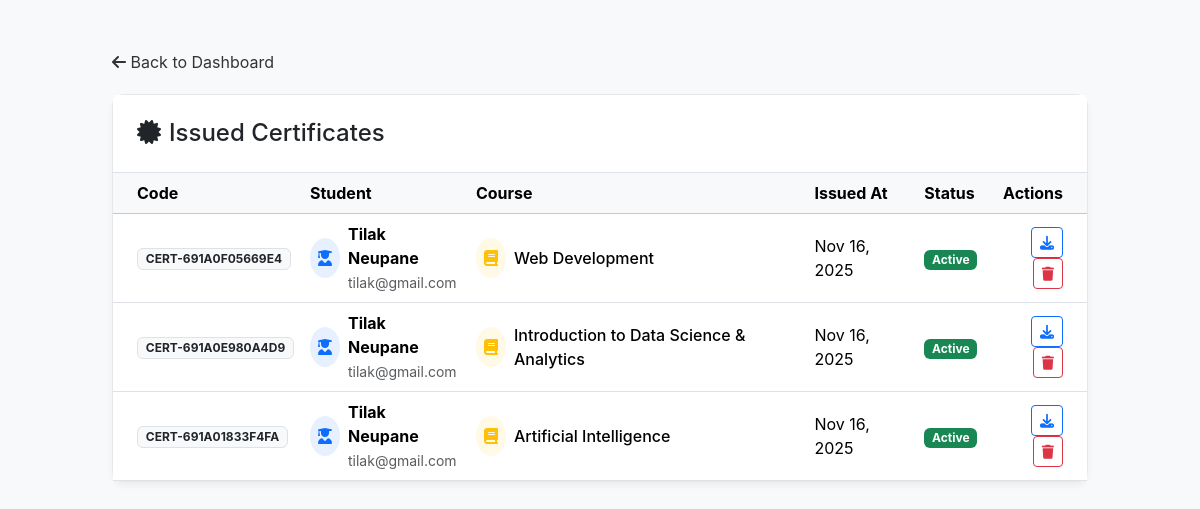
/Admin/certificates.php (signed in), run on the app's committed database.
### tables this page shows
CREATE TABLE `certificates` (
  `certificate_id` int(11) NOT NULL,
  `student_id` int(11) NOT NULL,
  `course_id` int(11) NOT NULL,
  `certificate_code` varchar(50) NOT NULL,
  `issued_at` timestamp NOT NULL DEFAULT current_timestamp(),
  `expires_at` timestamp NULL DEFAULT NULL,
  `status` enum('active','revoked') DEFAULT 'active'
);

CREATE TABLE `student` (
  `student_id` int(11) NOT NULL,
  `name` varchar(100) NOT NULL,
  `email` varchar(150) NOT NULL,
  `password` varchar(255) NOT NULL,
  `phone` varchar(20) DEFAULT NULL,
  `profile_image` varchar(255) DEFAULT NULL,
  `bio` text DEFAULT NULL,
  `status` enum('active','inactive','suspended') DEFAULT 'active',
  `created_at` timestamp NOT NULL DEFAULT current_timestamp(),
  `updated_at` timestamp NOT NULL DEFAULT current_timestamp() ON UPDATE current_timestamp()
);

CREATE TABLE `courses` (
  `course_id` int(11) NOT NULL,
  `instructor_id` int(11) NOT NULL,
  `category_id` int(11) DEFAULT NULL,
  `title` varchar(200) NOT NULL,
  `description` text DEFAULT NULL,
  `short_description` varchar(500) DEFAULT NULL,
  `thumbnail` varchar(255) DEFAULT NULL,
  `price` decimal(10,2) DEFAULT 0.00,
  `duration_hours` int(11) DEFAULT NULL,
  `difficulty_level` enum('beginner','intermediate','advanced') DEFAULT 'beginner',
  `status` enum('draft','published','archived') DEFAULT 'draft',
  `featured` tinyint(1) DEFAULT 0,
  `created_at` timestamp NOT NULL DEFAULT current_timestamp(),
  `updated_at` timestamp NOT NULL DEFAULT current_timestamp() ON UPDATE current_timestamp()
);

### Admin/certificates.php (the view, shortened to what this page needs)
<?php
$db = getDB();
$db->query("CREATE TABLE IF NOT EXISTS certificates (
    certificate_id INT AUTO_INCREMENT PRIMARY KEY,
    student_id INT,
    course_id INT,
    certificate_code VARCHAR(100) UNIQUE,
    issued_at TIMESTAMP DEFAULT CURRENT_TIMESTAMP,
    expires_at TIMESTAMP NULL,
    status ENUM('active', 'revoked', 'expired') DEFAULT 'active',
    FOREIGN KEY (student_id) REFERENCES student(student_id) ON DELETE CASCADE,
    FOREIGN KEY (course_id) REFERENCES courses(course_id) ON DELETE CASCADE
)");
?>
<!DOCTYPE html>
<html lang="en">
<head>
    <link href="https://cdn.jsdelivr.net/npm/bootstrap@5.3.3/dist/css/bootstrap.min.css" rel="stylesheet">
    <link rel="stylesheet" href="https://cdnjs.cloudflare.com/ajax/libs/font-awesome/6.5.0/css/all.min.css">
</head>
<body>
<div class="container">
    <a href="AdminDashboard.php" class="btn-back"><i class="fas fa-arrow-left"></i> Back to Dashboard</a>
    <div class="card">
        <div class="card-header bg-white p-4 border-bottom d-flex justify-content-between align-items-center">
            <h4 class="mb-0"><i class="fas fa-certificate me-2"></i>Issued Certificates</h4>
        </div>
        <div class="card-body p-0">
            <div class="table-responsive">
                <table class="table table-hover mb-0 align-middle">
                    <thead class="table-light">
                        <tr>
                            <th class="ps-4">Code</th>
                            <th>Student</th>
                            <th>Course</th>
                            <th>Issued At</th>
                            <th>Status</th>
                            <th class="text-end pe-4">Actions</th>
                        </tr>
                    </thead>
                    <tbody>
                        <?php
                        $query = "SELECT c.certificate_id, c.certificate_code, c.issued_at, c.status,
                                         s.name as student_name, s.email as student_email,
                                         co.title as course_title
                                  FROM certificates c
                                  JOIN student s ON c.student_id = s.student_id
                                  JOIN courses co ON c.course_id = co.course_id
                                  ORDER BY c.issued_at DESC";
                        $certificates = $db->query($query);
                        if ($certificates && $certificates->num_rows > 0):
                            while($cert = $certificates->fetch_assoc()):
                        ?>
                            <tr>
                                <td class="ps-4">
                                    <span class="badge bg-light text-dark border">
                                        <?php echo htmlspecialchars($cert['certificate_code']); ?>
                                    </span>
                                </td>
                                <td>
                                    <div class="d-flex align-items-center">
                                        <div class="bg-primary bg-opacity-10 text-primary rounded-circle p-2 me-2">
                                            <i class="fas fa-user-graduate"></i>
                                        </div>
                                        <div>
                                            <div class="fw-bold"><?php echo htmlspecialchars($cert['student_name']); ?></div>
                                            <small class="text-muted"><?php echo htmlspecialchars($cert['student_email']); ?></small>
                                        </div>
                                    </div>
                                </td>
                                <td>
                                    <div class="d-flex align-items-center">
                                        <div class="bg-warning bg-opacity-10 text-warning rounded-circle p-2 me-2">
                                            <i class="fas fa-book"></i>
                                        </div>
                                        <span class="fw-medium"><?php echo htmlspecialchars($cert['course_title']); ?></span>
                                    </div>
                                </td>
                                <td><?php echo date('M d, Y', strtotime($cert['issued_at'])); ?></td>
                                <td>
                                    <?php if($cert['status'] == 'active'): ?>
                                        <span class="badge bg-success">Active</span>
                                    <?php else: ?>
                                        <span class="badge bg-secondary"><?php echo ucfirst($cert['status']); ?></span>
                                    <?php endif; ?>
                                </td>
                                <td class="text-end pe-4">
                                    <button class="btn btn-sm btn-outline-primary" title="Download Certificate">
                                        <i class="fas fa-download"></i>
                                    </button>
                                    <button class="btn btn-sm btn-outline-danger ms-1" title="Revoke Certificate" onclick="return confirm('Are you sure you want to revoke this certificate?');">
                                        <i class="fas fa-trash"></i>
                                    </button>
                                </td>
                            </tr>
                            <?php endwhile; ?>
                        <?php endif; ?>
                    </tbody>
                </table>
            </div>
        </div>
    </div>
</div>
</body>
</html>

### Admin/certificates.php (style rules this page uses)
body { background-color: #f8f9fa; font-family: 'Inter', sans-serif; }
.container { max-width: 1000px; margin-top: 50px; }
.card { border-radius: 12px; border: 1px solid #e5e7eb; box-shadow: 0 4px 6px rgba(0,0,0,0.05); }
.btn-back { text-decoration: none; color: #333; margin-bottom: 20px; display: inline-block; }

### data on the page
certificates: certificate_code "CERT-691A0F05669E4", student.name "Tilak Neupane", student.email "tilak@gmail.com", course.title "Web Development", issued_at "Nov 16, 2025", status "Active"
certificates: certificate_code "CERT-691A0E980A4D9", student.name "Tilak Neupane", student.email "tilak@gmail.com", course.title "Introduction to Data Science & Analytics", issued_at "Nov 16, 2025", status "Active"
certificates: certificate_code "CERT-691A01833F4FA", student.name "Tilak Neupane", student.email "tilak@gmail.com", course.title "Artificial Intelligence", issued_at "Nov 16, 2025", status "Active"
